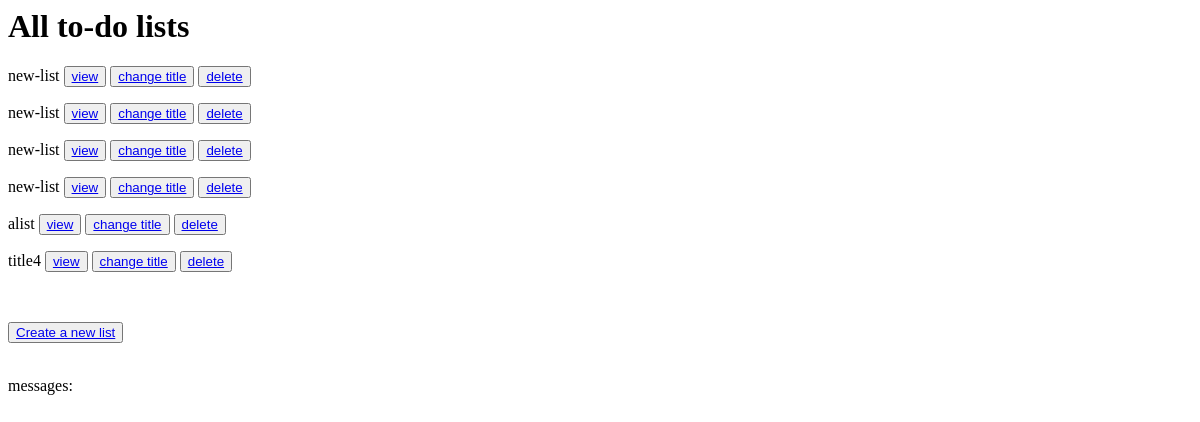
Before: /v2/to-do-list/show-all/ (signed in) with the older database file.
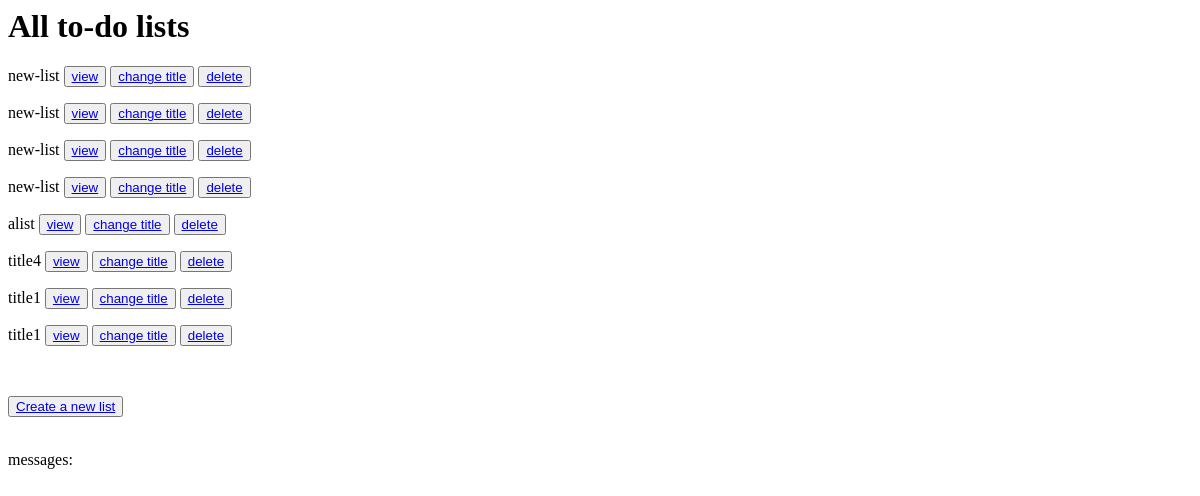
After: the same page with the newer database file.
### ToDoListApp/models/to_do_list.py (models this page shows, shortened)
class ToDoList(models.Model):
    title = models.CharField(max_length=100, default="new-list", null=False,
                             verbose_name='عنوان', validators=[validate_title])
    owner = models.ForeignKey(User, on_delete=models.CASCADE,
                              related_name="to_do_lists", null=True, verbose_name='صاحب')

### ToDoListApp/version2/views/show_lists_view2.py (the view)
# urls.py: path("to-do-list/show-all/", ShowLists.as_view(), name="v2-show-lists"),
class ShowLists(LoginRequiredMixin, View):
    def get(self, request):
        user = request.user
        to_do_lists = user.to_do_lists.all()
        return render(request, "v2/v2_show_all_lists_template.html",
                      {"to_do_lists": to_do_lists})

### ToDoListApp/templates/v2/v2_show_all_lists_template.html (shortened to what this page needs)
<h1>All to-do lists</h1>
<form method="post">
    {% for to_do_list in to_do_lists %}
        <p>{{ to_do_list.title }}
            <button><a href="{% url 'v2-get-list' list_id=to_do_list.id %}">view</a></button>
            <button><a href="{% url 'v2-edit-list' list_id=to_do_list.id %}">change title</a></button>
            <button><a href="{% url 'v2-delete-list' list_id=to_do_list.id %}">delete</a></button>
        </p>
    {% endfor %}
    <br>
    <p>
        <button><a href="{% url 'v2-create-list' %}">Create a new list</a></button>
    </p>
</form>
messages:

Changed rows visible on the page:
added ToDoList: title "title1"
added ToDoList: title "title1"
